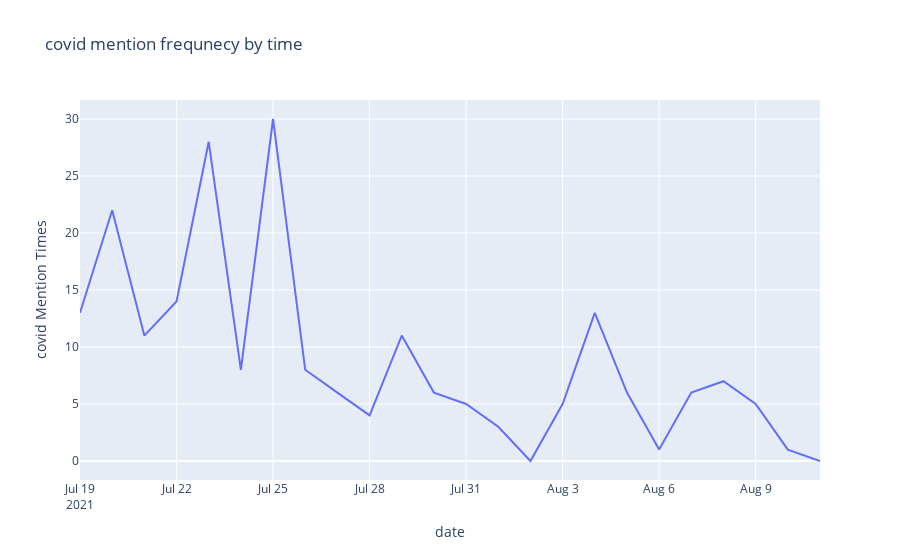
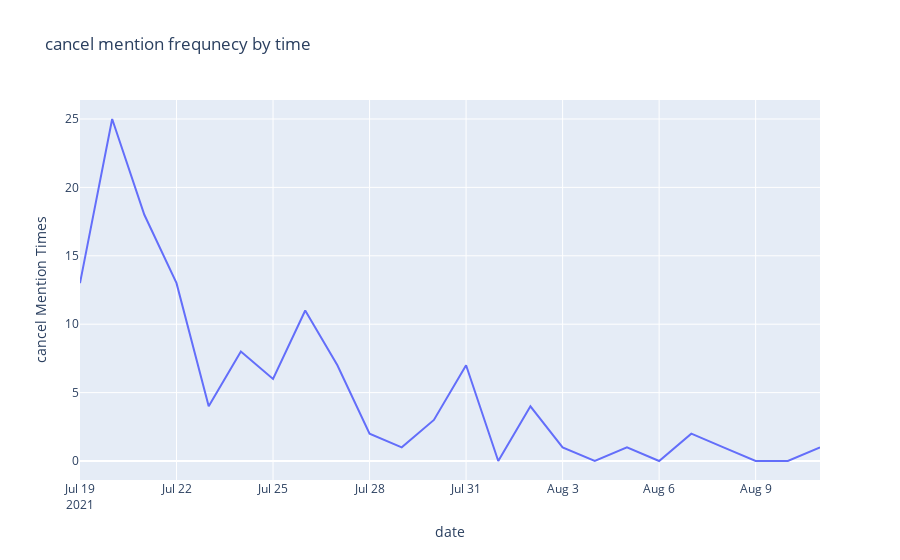
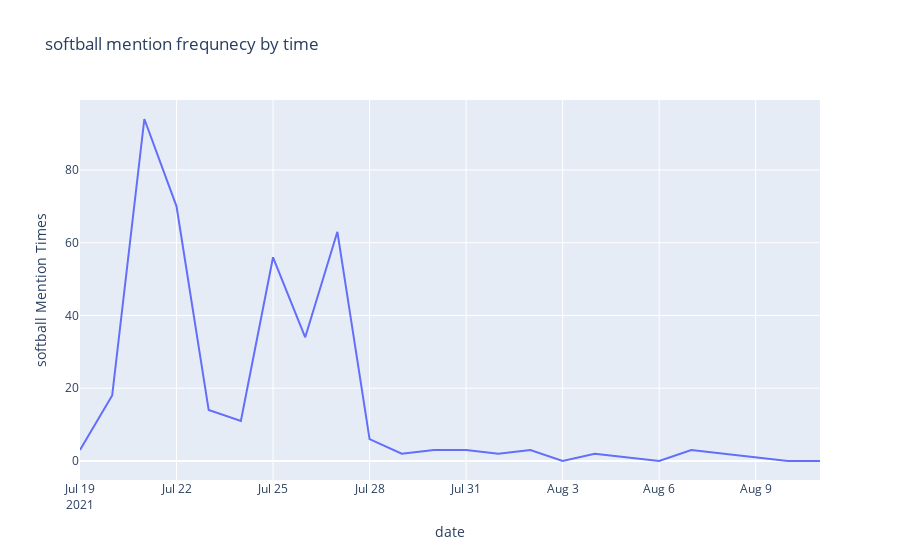
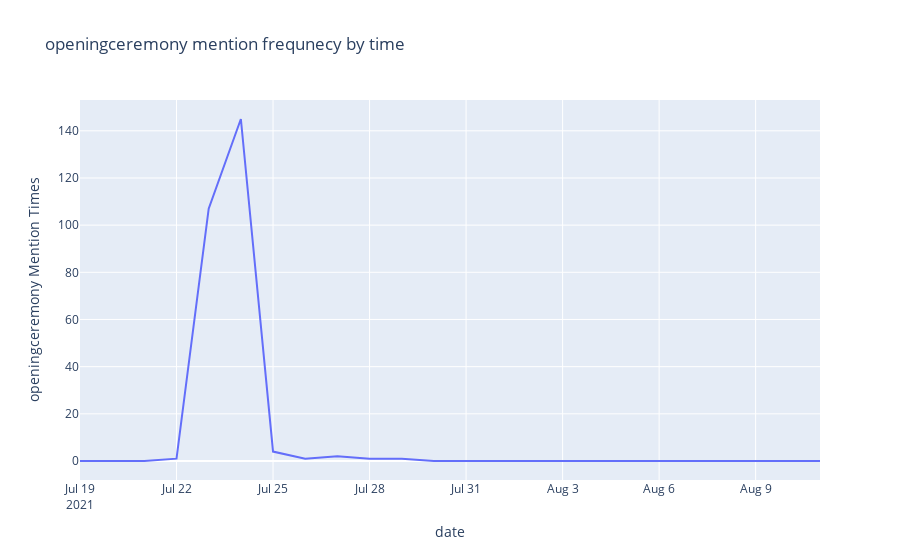

Notebook cell for these charts, in order:
### Markdown cell above
## Plot topics mention times by time

### Code cell
hot_topics = ["covid", "cancel", "softball", "openingceremony", "skateboarding", "basketball", 
              "swimming", "simone", "gold", "marathon", "volleyball", "closing"]
for topic in hot_topics:
    plot_topic_mention(topic)

### Figure 1 — Plotly figure (JSON) as saved in the notebook; plotly's stock layout.template omitted (floating-point values rounded to 4 significant figures)
{"data": [{"hovertemplate": "date=%{x}<br>covid Mention Times=%{y}<extra></extra>", "legendgroup": "", "line": {"color": "#636efa", "dash": "solid"}, "marker": {"symbol": "circle"}, "mode": "lines", "name": "", "orientation": "v", "showlegend": false, "type": "scatter", "x": ["2021-07-19T00:00:00", "2021-07-20T00:00:00", "2021-07-21T00:00:00", "2021-07-22T00:00:00", "2021-07-23T00:00:00", "2021-07-24T00:00:00", "2021-07-25T00:00:00", "2021-07-26T00:00:00", "2021-07-27T00:00:00", "2021-07-28T00:00:00", "2021-07-29T00:00:00", "2021-07-30T00:00:00", "2021-07-31T00:00:00", "2021-08-01T00:00:00", "2021-08-02T00:00:00", "2021-08-03T00:00:00", "2021-08-04T00:00:00", "2021-08-05T00:00:00", "2021-08-06T00:00:00", "2021-08-07T00:00:00", "2021-08-08T00:00:00", "2021-08-09T00:00:00", "2021-08-10T00:00:00", "2021-08-11T00:00:00"], "xaxis": "x", "y": [13, 22, 11, 14, 28, 8, 30, 8, 6, 4, 11, 6, 5, 3, 0, 5, 13, 6, 1, 6, 7, 5, 1, 0], "yaxis": "y"}], "layout": {"legend": {"tracegroupgap": 0}, "title": {"text": "covid mention frequnecy by time"}, "xaxis": {"anchor": "y", "domain": [0, 1], "title": {"text": "date"}}, "yaxis": {"anchor": "x", "domain": [0, 1], "title": {"text": "covid Mention Times"}}}}

### Figure 2 — Plotly figure (JSON) as saved in the notebook; plotly's stock layout.template omitted (floating-point values rounded to 4 significant figures)
{"data": [{"hovertemplate": "date=%{x}<br>cancel Mention Times=%{y}<extra></extra>", "legendgroup": "", "line": {"color": "#636efa", "dash": "solid"}, "marker": {"symbol": "circle"}, "mode": "lines", "name": "", "orientation": "v", "showlegend": false, "type": "scatter", "x": ["2021-07-19T00:00:00", "2021-07-20T00:00:00", "2021-07-21T00:00:00", "2021-07-22T00:00:00", "2021-07-23T00:00:00", "2021-07-24T00:00:00", "2021-07-25T00:00:00", "2021-07-26T00:00:00", "2021-07-27T00:00:00", "2021-07-28T00:00:00", "2021-07-29T00:00:00", "2021-07-30T00:00:00", "2021-07-31T00:00:00", "2021-08-01T00:00:00", "2021-08-02T00:00:00", "2021-08-03T00:00:00", "2021-08-04T00:00:00", "2021-08-05T00:00:00", "2021-08-06T00:00:00", "2021-08-07T00:00:00", "2021-08-08T00:00:00", "2021-08-09T00:00:00", "2021-08-10T00:00:00", "2021-08-11T00:00:00"], "xaxis": "x", "y": [13, 25, 18, 13, 4, 8, 6, 11, 7, 2, 1, 3, 7, 0, 4, 1, 0, 1, 0, 2, 1, 0, 0, 1], "yaxis": "y"}], "layout": {"legend": {"tracegroupgap": 0}, "title": {"text": "cancel mention frequnecy by time"}, "xaxis": {"anchor": "y", "domain": [0, 1], "title": {"text": "date"}}, "yaxis": {"anchor": "x", "domain": [0, 1], "title": {"text": "cancel Mention Times"}}}}

### Figure 3 — Plotly figure (JSON) as saved in the notebook; plotly's stock layout.template omitted (floating-point values rounded to 4 significant figures)
{"data": [{"hovertemplate": "date=%{x}<br>softball Mention Times=%{y}<extra></extra>", "legendgroup": "", "line": {"color": "#636efa", "dash": "solid"}, "marker": {"symbol": "circle"}, "mode": "lines", "name": "", "orientation": "v", "showlegend": false, "type": "scatter", "x": ["2021-07-19T00:00:00", "2021-07-20T00:00:00", "2021-07-21T00:00:00", "2021-07-22T00:00:00", "2021-07-23T00:00:00", "2021-07-24T00:00:00", "2021-07-25T00:00:00", "2021-07-26T00:00:00", "2021-07-27T00:00:00", "2021-07-28T00:00:00", "2021-07-29T00:00:00", "2021-07-30T00:00:00", "2021-07-31T00:00:00", "2021-08-01T00:00:00", "2021-08-02T00:00:00", "2021-08-03T00:00:00", "2021-08-04T00:00:00", "2021-08-05T00:00:00", "2021-08-06T00:00:00", "2021-08-07T00:00:00", "2021-08-08T00:00:00", "2021-08-09T00:00:00", "2021-08-10T00:00:00", "2021-08-11T00:00:00"], "xaxis": "x", "y": [3, 18, 94, 70, 14, 11, 56, 34, 63, 6, 2, 3, 3, 2, 3, 0, 2, 1, 0, 3, 2, 1, 0, 0], "yaxis": "y"}], "layout": {"legend": {"tracegroupgap": 0}, "title": {"text": "softball mention frequnecy by time"}, "xaxis": {"anchor": "y", "domain": [0, 1], "title": {"text": "date"}}, "yaxis": {"anchor": "x", "domain": [0, 1], "title": {"text": "softball Mention Times"}}}}

### Figure 4 — Plotly figure (JSON) as saved in the notebook; plotly's stock layout.template omitted (floating-point values rounded to 4 significant figures)
{"data": [{"hovertemplate": "date=%{x}<br>openingceremony Mention Times=%{y}<extra></extra>", "legendgroup": "", "line": {"color": "#636efa", "dash": "solid"}, "marker": {"symbol": "circle"}, "mode": "lines", "name": "", "orientation": "v", "showlegend": false, "type": "scatter", "x": ["2021-07-19T00:00:00", "2021-07-20T00:00:00", "2021-07-21T00:00:00", "2021-07-22T00:00:00", "2021-07-23T00:00:00", "2021-07-24T00:00:00", "2021-07-25T00:00:00", "2021-07-26T00:00:00", "2021-07-27T00:00:00", "2021-07-28T00:00:00", "2021-07-29T00:00:00", "2021-07-30T00:00:00", "2021-07-31T00:00:00", "2021-08-01T00:00:00", "2021-08-02T00:00:00", "2021-08-03T00:00:00", "2021-08-04T00:00:00", "2021-08-05T00:00:00", "2021-08-06T00:00:00", "2021-08-07T00:00:00", "2021-08-08T00:00:00", "2021-08-09T00:00:00", "2021-08-10T00:00:00", "2021-08-11T00:00:00"], "xaxis": "x", "y": [0, 0, 0, 1, 107, 145, 4, 1, 2, 1, 1, 0, 0, 0, 0, 0, 0, 0, 0, 0, 0, 0, 0, 0], "yaxis": "y"}], "layout": {"legend": {"tracegroupgap": 0}, "title": {"text": "openingceremony mention frequnecy by time"}, "xaxis": {"anchor": "y", "domain": [0, 1], "title": {"text": "date"}}, "yaxis": {"anchor": "x", "domain": [0, 1], "title": {"text": "openingceremony Mention Times"}}}}
